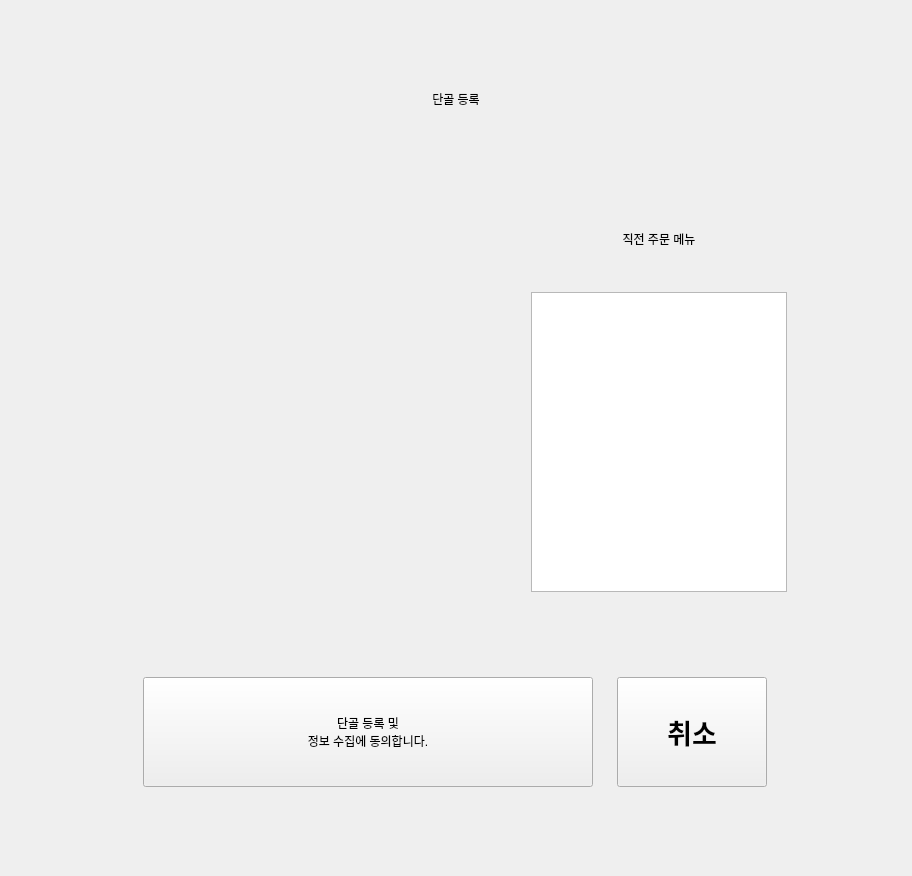
<?xml version="1.0" encoding="UTF-8"?>
<ui version="4.0">
 <class>Form</class>
 <widget class="QWidget" name="Form">
  <property name="geometry">
   <rect>
    <x>0</x>
    <y>0</y>
    <width>912</width>
    <height>876</height>
   </rect>
  </property>
  <property name="minimumSize">
   <size>
    <width>912</width>
    <height>876</height>
   </size>
  </property>
  <property name="maximumSize">
   <size>
    <width>912</width>
    <height>876</height>
   </size>
  </property>
  <property name="windowTitle">
   <string>Form</string>
  </property>
  <property name="styleSheet">
   <string notr="true"/>
  </property>
  <layout class="QGridLayout" name="gridLayout">
   <item row="0" column="0">
    <spacer name="horizontalSpacer">
     <property name="orientation">
      <enum>Qt::Horizontal</enum>
     </property>
     <property name="sizeHint" stdset="0">
      <size>
       <width>101</width>
       <height>20</height>
      </size>
     </property>
    </spacer>
   </item>
   <item row="0" column="1">
    <layout class="QVBoxLayout" name="verticalLayout">
     <item>
      <spacer name="verticalSpacer_3">
       <property name="orientation">
        <enum>Qt::Vertical</enum>
       </property>
       <property name="sizeType">
        <enum>QSizePolicy::Expanding</enum>
       </property>
       <property name="sizeHint" stdset="0">
        <size>
         <width>20</width>
         <height>40</height>
        </size>
       </property>
      </spacer>
     </item>
     <item>
      <widget class="QLabel" name="rec_label">
       <property name="styleSheet">
        <string notr="true">font: 26pt &quot;Agency FB&quot;;
font: 81 28pt &quot;나눔스퀘어&quot;;</string>
       </property>
       <property name="text">
        <string>단골 등록</string>
       </property>
       <property name="alignment">
        <set>Qt::AlignCenter</set>
       </property>
      </widget>
     </item>
     <item>
      <spacer name="verticalSpacer_2">
       <property name="orientation">
        <enum>Qt::Vertical</enum>
       </property>
       <property name="sizeType">
        <enum>QSizePolicy::Expanding</enum>
       </property>
       <property name="sizeHint" stdset="0">
        <size>
         <width>20</width>
         <height>40</height>
        </size>
       </property>
      </spacer>
     </item>
     <item>
      <layout class="QHBoxLayout" name="horizontalLayout">
       <item>
        <widget class="QLabel" name="face_lb">
         <property name="minimumSize">
          <size>
           <width>400</width>
           <height>400</height>
          </size>
         </property>
         <property name="maximumSize">
          <size>
           <width>2000</width>
           <height>2000</height>
          </size>
         </property>
         <property name="text">
          <string/>
         </property>
        </widget>
       </item>
       <item>
        <layout class="QVBoxLayout" name="verticalLayout_2">
         <item>
          <widget class="QLabel" name="rec_label_2">
           <property name="maximumSize">
            <size>
             <width>1000</width>
             <height>100</height>
            </size>
           </property>
           <property name="styleSheet">
            <string notr="true">font: 26pt &quot;Agency FB&quot;;
font: 81 15pt &quot;나눔스퀘어&quot;;</string>
           </property>
           <property name="text">
            <string>직전 주문 메뉴</string>
           </property>
           <property name="alignment">
            <set>Qt::AlignCenter</set>
           </property>
          </widget>
         </item>
         <item>
          <widget class="QTextBrowser" name="textBrowser">
           <property name="maximumSize">
            <size>
             <width>16777215</width>
             <height>300</height>
            </size>
           </property>
          </widget>
         </item>
        </layout>
       </item>
      </layout>
     </item>
     <item>
      <spacer name="verticalSpacer">
       <property name="orientation">
        <enum>Qt::Vertical</enum>
       </property>
       <property name="sizeType">
        <enum>QSizePolicy::Expanding</enum>
       </property>
       <property name="sizeHint" stdset="0">
        <size>
         <width>20</width>
         <height>40</height>
        </size>
       </property>
      </spacer>
     </item>
     <item>
      <layout class="QHBoxLayout" name="horizontalLayout_3">
       <item>
        <widget class="QPushButton" name="regi_btn">
         <property name="minimumSize">
          <size>
           <width>450</width>
           <height>110</height>
          </size>
         </property>
         <property name="maximumSize">
          <size>
           <width>450</width>
           <height>16777215</height>
          </size>
         </property>
         <property name="styleSheet">
          <string notr="true">font: 81 20pt &quot;나눔스퀘어 ExtraBold&quot;;</string>
         </property>
         <property name="text">
          <string>단골 등록 및 
정보 수집에 동의합니다.</string>
         </property>
        </widget>
       </item>
       <item>
        <widget class="QPushButton" name="cancel_btn">
         <property name="minimumSize">
          <size>
           <width>150</width>
           <height>110</height>
          </size>
         </property>
         <property name="maximumSize">
          <size>
           <width>150</width>
           <height>16777215</height>
          </size>
         </property>
         <property name="font">
          <font>
           <family>나눔스퀘어라운드 ExtraBold</family>
           <pointsize>20</pointsize>
           <weight>75</weight>
           <bold>true</bold>
          </font>
         </property>
         <property name="text">
          <string>취소</string>
         </property>
        </widget>
       </item>
      </layout>
     </item>
     <item>
      <spacer name="verticalSpacer_4">
       <property name="orientation">
        <enum>Qt::Vertical</enum>
       </property>
       <property name="sizeType">
        <enum>QSizePolicy::Expanding</enum>
       </property>
       <property name="sizeHint" stdset="0">
        <size>
         <width>20</width>
         <height>40</height>
        </size>
       </property>
      </spacer>
     </item>
    </layout>
   </item>
   <item row="0" column="2">
    <spacer name="horizontalSpacer_2">
     <property name="orientation">
      <enum>Qt::Horizontal</enum>
     </property>
     <property name="sizeHint" stdset="0">
      <size>
       <width>100</width>
       <height>20</height>
      </size>
     </property>
    </spacer>
   </item>
  </layout>
 </widget>
 <resources>
  <include location="mainbg.qrc"/>
 </resources>
 <connections/>
</ui>
